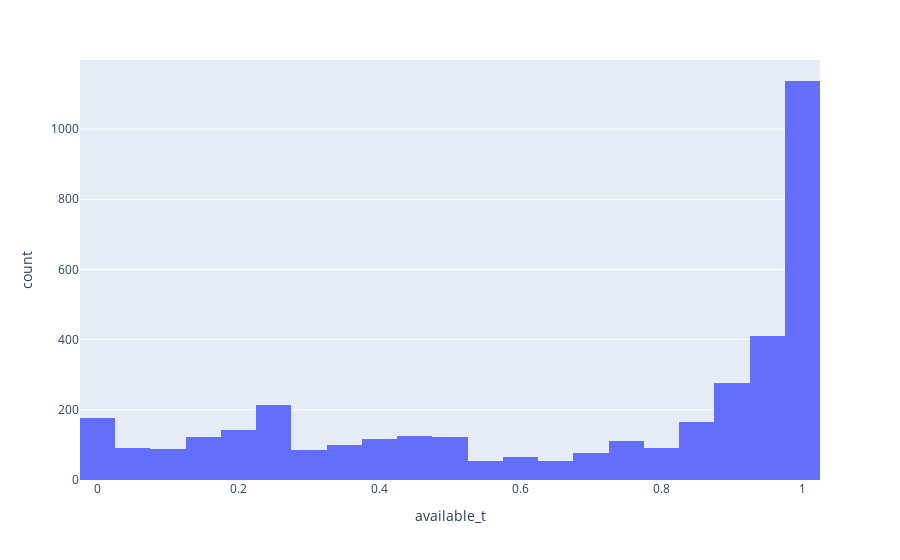

Here is the notebook cell this chart was saved with:
### Markdown cell above
Lets go further and plot an histogram of availabilities for Seattle

### Code cell
fig = px.histogram(availability_per_listing[availability_per_listing['city'] == 'seattle'], x="available_t")
fig.show()

### Figure 1 — Plotly figure (JSON) as saved in the notebook; plotly's stock layout.template omitted (floating-point values rounded to 4 significant figures; data arrays with more than 128 entries replaced by an {"elided": "..."} marker saying what was removed)
{"data": [{"alignmentgroup": "True", "bingroup": "x", "hovertemplate": "available_t=%{x}<br>count=%{y}<extra></extra>", "legendgroup": "", "marker": {"color": "#636efa"}, "name": "", "offsetgroup": "", "orientation": "v", "showlegend": false, "type": "histogram", "x": {"elided": "3818 float values"}, "xaxis": "x", "yaxis": "y"}], "layout": {"barmode": "relative", "legend": {"tracegroupgap": 0}, "margin": {"t": 60}, "xaxis": {"anchor": "y", "domain": [0, 1], "title": {"text": "available_t"}}, "yaxis": {"anchor": "x", "domain": [0, 1], "title": {"text": "count"}}}}
